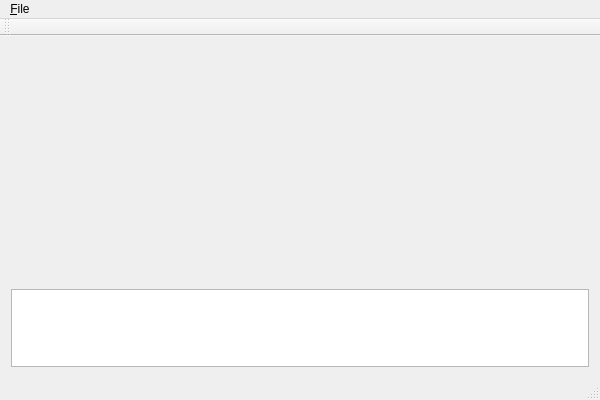
<?xml version="1.0" encoding="UTF-8"?>
<ui version="4.0">
 <class>QMaze</class>
 <widget class="QMainWindow" name="QMaze">
  <property name="geometry">
   <rect>
    <x>0</x>
    <y>0</y>
    <width>600</width>
    <height>400</height>
   </rect>
  </property>
  <property name="windowTitle">
   <string>QMaze</string>
  </property>
  <widget class="QWidget" name="centralWidget">
   <layout class="QVBoxLayout" name="verticalLayout" stretch="3,1">
    <item>
     <widget class="GLWidget" name="canvas" native="true"/>
    </item>
    <item>
     <widget class="QTextBrowser" name="console">
      <property name="font">
       <font>
        <family>Courier New</family>
        <pointsize>8</pointsize>
       </font>
      </property>
      <property name="html">
       <string>&lt;!DOCTYPE HTML PUBLIC &quot;-//W3C//DTD HTML 4.0//EN&quot; &quot;http://www.w3.org/TR/REC-html40/strict.dtd&quot;&gt;
&lt;html&gt;&lt;head&gt;&lt;meta name=&quot;qrichtext&quot; content=&quot;1&quot; /&gt;&lt;style type=&quot;text/css&quot;&gt;
p, li { white-space: pre-wrap; }
&lt;/style&gt;&lt;/head&gt;&lt;body style=&quot; font-family:'Courier New'; font-size:8pt; font-weight:400; font-style:normal;&quot;&gt;
&lt;p style=&quot;-qt-paragraph-type:empty; margin-top:1px; margin-bottom:1px; margin-left:0px; margin-right:0px; -qt-block-indent:0; text-indent:0px; font-family:'Tahoma'; font-size:7pt;&quot;&gt;&lt;br /&gt;&lt;/p&gt;&lt;/body&gt;&lt;/html&gt;</string>
      </property>
     </widget>
    </item>
   </layout>
  </widget>
  <widget class="QMenuBar" name="menuBar">
   <property name="geometry">
    <rect>
     <x>0</x>
     <y>0</y>
     <width>600</width>
     <height>23</height>
    </rect>
   </property>
   <widget class="QMenu" name="menu_File">
    <property name="title">
     <string>&amp;File</string>
    </property>
    <addaction name="action_Exit"/>
   </widget>
   <addaction name="menu_File"/>
  </widget>
  <widget class="QToolBar" name="mainToolBar">
   <attribute name="toolBarArea">
    <enum>TopToolBarArea</enum>
   </attribute>
   <attribute name="toolBarBreak">
    <bool>false</bool>
   </attribute>
  </widget>
  <widget class="QStatusBar" name="statusBar"/>
  <action name="action_Exit">
   <property name="text">
    <string>&amp;Exit</string>
   </property>
  </action>
 </widget>
 <layoutdefault spacing="6" margin="11"/>
 <customwidgets>
  <customwidget>
   <class>GLWidget</class>
   <extends>QWidget</extends>
   <header>glwidget.h</header>
   <container>1</container>
  </customwidget>
 </customwidgets>
 <resources>
  <include location="../qmaze.qrc"/>
 </resources>
 <connections/>
</ui>
